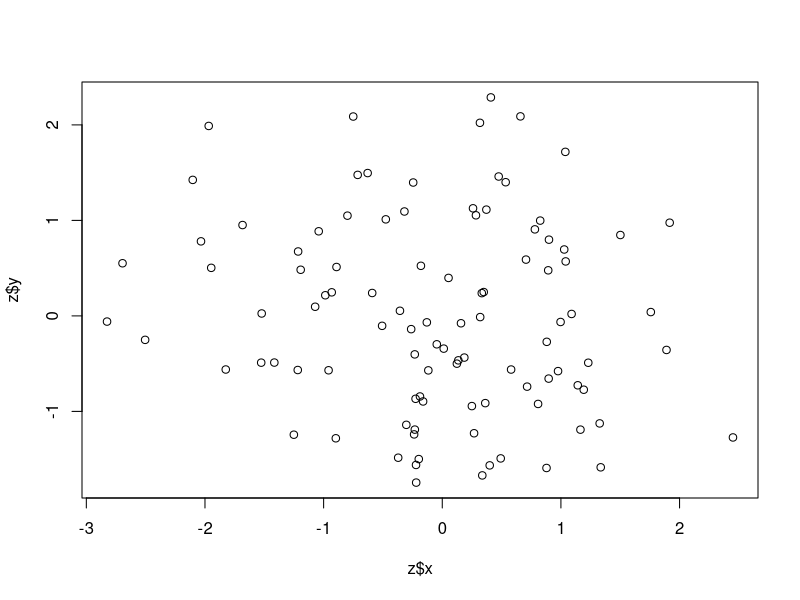
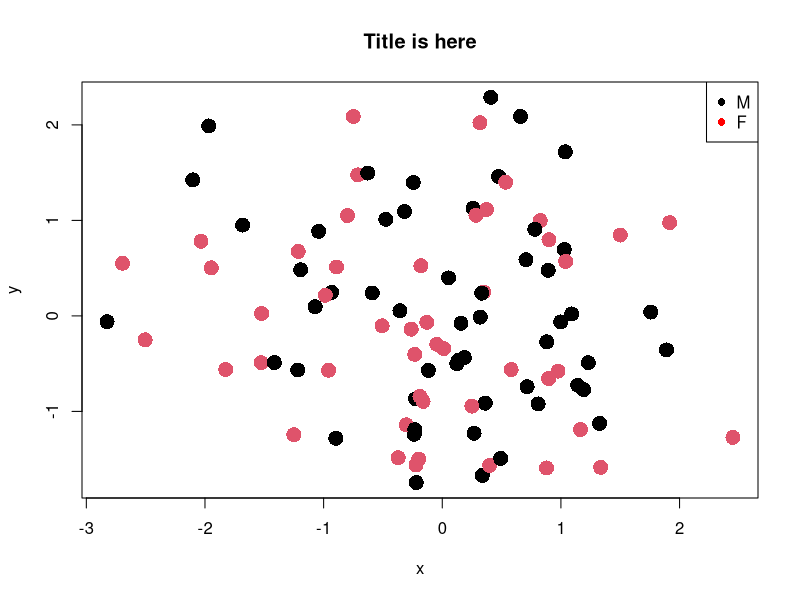

Here is the R script that generated these plots, in order:
a<-c(2,3,4)

a[c(1,3,2,1,1,2)]

n=100
x<-rnorm(n)
y<-rnorm(n)
k<-factor(sample(1:2,n,replace=T),labels=c("M","F"))
z=data.frame(x=x,y=y,k=k)

plot(z$x,z$y)
plot(z$x,z$y,pch=16,col=z$k,cex=2,xlab = "x",ylab = "y",main = "Title is here")

palette()
z$k
# male black & female red

color<-palette()
color[z$k]

# over 8 levels they will reuse

# set color
palette(rainbow(12))
palette()

legend("topright",legend = c("M","F"),col = c("black","red"),pch=16)

levels(z$k)
palette()
palette("default")# back to 8 colors
